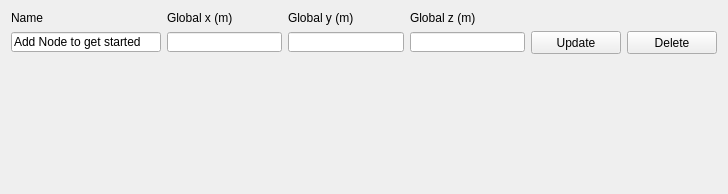
               <widget class="QWidget" name="updateNodeSAW">
                <property name="geometry">
                 <rect>
                  <x>0</x>
                  <y>0</y>
                  <width>728</width>
                  <height>194</height>
                 </rect>
                </property>
                <layout class="QVBoxLayout" name="verticalLayout">
                 <item>
                  <layout class="QGridLayout" name="table2updateNode">
                   <item row="1" column="4">
                    <widget class="QPushButton" name="updateNodeButton">
                     <property name="sizePolicy">
                      <sizepolicy hsizetype="MinimumExpanding" vsizetype="Minimum">
                       <horstretch>0</horstretch>
                       <verstretch>0</verstretch>
                      </sizepolicy>
                     </property>
                     <property name="minimumSize">
                      <size>
                       <width>0</width>
                       <height>23</height>
                      </size>
                     </property>
                     <property name="maximumSize">
                      <size>
                       <width>90</width>
                       <height>23</height>
                      </size>
                     </property>
                     <property name="text">
                      <string>Update</string>
                     </property>
                    </widget>
                   </item>
                   <item row="1" column="5">
                    <widget class="QPushButton" name="deleteNodeButton">
                     <property name="sizePolicy">
                      <sizepolicy hsizetype="MinimumExpanding" vsizetype="Minimum">
                       <horstretch>0</horstretch>
                       <verstretch>0</verstretch>
                      </sizepolicy>
                     </property>
                     <property name="minimumSize">
                      <size>
                       <width>0</width>
                       <height>23</height>
                      </size>
                     </property>
                     <property name="maximumSize">
                      <size>
                       <width>90</width>
                       <height>23</height>
                      </size>
                     </property>
                     <property name="text">
                      <string>Delete</string>
                     </property>
                    </widget>
                   </item>
                   <item row="1" column="2">
                    <widget class="QLineEdit" name="updateNodeY">
                     <property name="sizePolicy">
                      <sizepolicy hsizetype="MinimumExpanding" vsizetype="Minimum">
                       <horstretch>0</horstretch>
                       <verstretch>0</verstretch>
                      </sizepolicy>
                     </property>
                     <property name="minimumSize">
                      <size>
                       <width>10</width>
                       <height>0</height>
                      </size>
                     </property>
                     <property name="maximumSize">
                      <size>
                       <width>16777215</width>
                       <height>20</height>
                      </size>
                     </property>
                    </widget>
                   </item>
                   <item row="1" column="1">
                    <widget class="QLineEdit" name="updateNodeX">
                     <property name="sizePolicy">
                      <sizepolicy hsizetype="MinimumExpanding" vsizetype="Minimum">
                       <horstretch>0</horstretch>
                       <verstretch>0</verstretch>
                      </sizepolicy>
                     </property>
                     <property name="minimumSize">
                      <size>
                       <width>10</width>
                       <height>0</height>
                      </size>
                     </property>
                     <property name="maximumSize">
                      <size>
                       <width>16777215</width>
                       <height>20</height>
                      </size>
                     </property>
                    </widget>
                   </item>
                   <item row="1" column="3">
                    <widget class="QLineEdit" name="updateNodeZ">
                     <property name="sizePolicy">
                      <sizepolicy hsizetype="MinimumExpanding" vsizetype="Minimum">
                       <horstretch>0</horstretch>
                       <verstretch>0</verstretch>
                      </sizepolicy>
                     </property>
                     <property name="minimumSize">
                      <size>
                       <width>10</width>
                       <height>0</height>
                      </size>
                     </property>
                     <property name="maximumSize">
                      <size>
                       <width>16777215</width>
                       <height>20</height>
                      </size>
                     </property>
                    </widget>
                   </item>
                   <item row="1" column="0">
                    <widget class="QLineEdit" name="updateNodeName">
                     <property name="minimumSize">
                      <size>
                       <width>150</width>
                       <height>0</height>
                      </size>
                     </property>
                     <property name="maximumSize">
                      <size>
                       <width>16777215</width>
                       <height>20</height>
                      </size>
                     </property>
                     <property name="text">
                      <string>Add Node to get started</string>
                     </property>
                    </widget>
                   </item>
                   <item row="0" column="0">
                    <widget class="QLabel" name="updateNodeNameLabel">
                     <property name="sizePolicy">
                      <sizepolicy hsizetype="MinimumExpanding" vsizetype="Minimum">
                       <horstretch>0</horstretch>
                       <verstretch>0</verstretch>
                      </sizepolicy>
                     </property>
                     <property name="maximumSize">
                      <size>
                       <width>16777215</width>
                       <height>20</height>
                      </size>
                     </property>
                     <property name="text">
                      <string>Name</string>
                     </property>
                    </widget>
                   </item>
                   <item row="0" column="1">
                    <widget class="QLabel" name="updateNodeXLabel">
                     <property name="sizePolicy">
                      <sizepolicy hsizetype="MinimumExpanding" vsizetype="Minimum">
                       <horstretch>0</horstretch>
                       <verstretch>0</verstretch>
                      </sizepolicy>
                     </property>
                     <property name="maximumSize">
                      <size>
                       <width>16777215</width>
                       <height>20</height>
                      </size>
                     </property>
                     <property name="text">
                      <string>Global x (m)</string>
                     </property>
                    </widget>
                   </item>
                   <item row="0" column="2">
                    <widget class="QLabel" name="updateNodeYLabel">
                     <property name="sizePolicy">
                      <sizepolicy hsizetype="MinimumExpanding" vsizetype="Minimum">
                       <horstretch>0</horstretch>
                       <verstretch>0</verstretch>
                      </sizepolicy>
                     </property>
                     <property name="maximumSize">
                      <size>
                       <width>16777215</width>
                       <height>20</height>
                      </size>
                     </property>
                     <property name="text">
                      <string>Global y (m)</string>
                     </property>
                    </widget>
                   </item>
                   <item row="0" column="3">
                    <widget class="QLabel" name="updateNodeZLabel">
                     <property name="sizePolicy">
                      <sizepolicy hsizetype="MinimumExpanding" vsizetype="Minimum">
                       <horstretch>0</horstretch>
                       <verstretch>0</verstretch>
                      </sizepolicy>
                     </property>
                     <property name="maximumSize">
                      <size>
                       <width>16777215</width>
                       <height>20</height>
                      </size>
                     </property>
                     <property name="text">
                      <string>Global z (m)</string>
                     </property>
                    </widget>
                   </item>
                  </layout>
                 </item>
                 <item>
                  <spacer name="updateNodeVSpacer">
                   <property name="sizePolicy">
                    <sizepolicy hsizetype="Minimum" vsizetype="Expanding">
                     <horstretch>0</horstretch>
                     <verstretch>0</verstretch>
                    </sizepolicy>
                   </property>
                   <property name="orientation">
                    <enum>Qt::Vertical</enum>
                   </property>
                   <property name="sizeHint" stdset="0">
                    <size>
                     <width>0</width>
                     <height>0</height>
                    </size>
                   </property>
                  </spacer>
                 </item>
                </layout>
               </widget>
